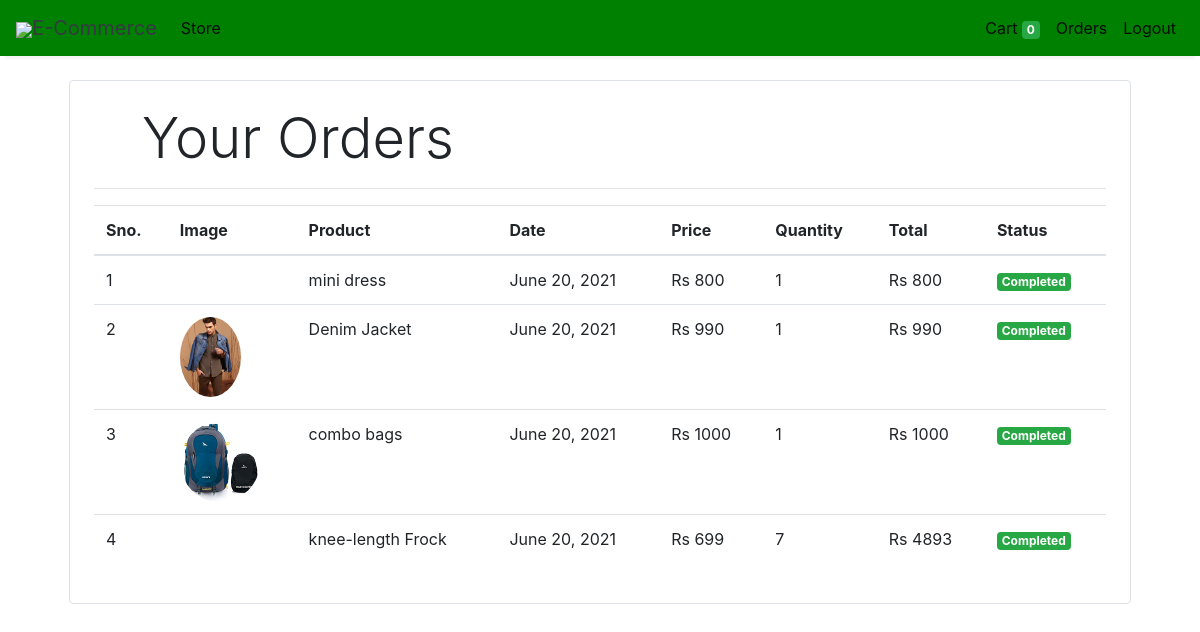
Screenshot of /orders (signed in) with the database file from the repository.
### store/models/orders.py (models this page shows, shortened)
class Order(models.Model):
    product = models.ForeignKey(Products,
                                on_delete=models.CASCADE)
    customer = models.ForeignKey(Customer,
                                 on_delete=models.CASCADE)
    quantity = models.IntegerField(default=1)
    price = models.IntegerField()
    address = models.CharField (max_length=50, default='', blank=True)
    phone = models.CharField (max_length=50, default='', blank=True)
    date = models.DateField (default=datetime.datetime.today)
    status = models.BooleanField (default=False)
    @staticmethod
    def get_orders_by_customer(customer_id):
        return Order.objects.filter(customer=customer_id).order_by('-date')

### store/models/product.py (models this page shows, shortened)
class Products(models.Model):
    name = models.CharField(max_length=60)
    price= models.IntegerField(default=0)
    category= models.ForeignKey(Category,on_delete=models.CASCADE,default=1 )
    description= models.CharField(max_length=250, default='', blank=True, null= True)
    image= models.ImageField(upload_to='uploads/products/')

### store/middlewares/auth.py (the view)
    def middleware(request):
        print(request.session.get('customer'))
        returnUrl = request.META['PATH_INFO']
        print(request.META['PATH_INFO'])
        if not request.session.get('customer'):
           return redirect(f'login?return_url={returnUrl}')
        response = get_response(request)
        return response

### store/templatetags/custom_filter.py (called while the page is built)
@register.filter(name='currency')
def currency(number):
    return "Rs "+str(number)

@register.filter(name='multiply')
def multiply(number , number1):
    return number * number1

### store/views/orders.py (called while the page is built)
    def get(self , request ):
        customer = request.session.get('customer')
        orders = Order.get_orders_by_customer(customer)
        print(orders)
        return render(request , 'orders.html'  , {'orders' : orders})

### store/templates/orders.html
{% extends 'base.html' %}
{% block content %}
{% load cart %}
{% load custom_filter %}
<div class="container">
   <div class="border rounded p-4 m-4">
        <p class="display-4 pl-4 ml-4">Your Orders</p>
        <hr>
        <table class="table">
            <thead>
                <tr>
                    <th>Sno.</th>
                    <th>Image</th>
                    <th>Product</th>
                    <th>Date</th>
                    <th>Price</th>
                    <th>Quantity</th>
                    <th>Total</th>
                    <th>Status</th>
                </tr>
            </thead>
            <tbody>
                {% for order in orders %}
                <tr>
                    <td>{{forloop.counter}}</td>
                    <td><img style="height: 80px;" class="rounded-circle" src="{{order.product.image.url}}" alt=""></td>
                    <td>{{order.product.name}}</td>
                    <td>{{order.date}}</td>
                    <td>{{order.price|currency}}</td>
                    <td>{{order.quantity}}</td>
                    <td>{{order.quantity|multiply:order.price|currency}}</td>
                    {% if order.status %}
                    <td><small class="badge badge-success">Completed</small></td>
                    {%else%}
                    <td><small class="badge badge-warning">Pending</small></td>
                    {% endif %}
                </tr>
                {% endfor %}
            </tbody>
        </table>
   </div>
</div>
{% endblock %}

### store/templates/base.html (shortened to what this page needs)
<!doctype html>
<html lang="en">
<head>
  <link rel="stylesheet" href="https://maxcdn.bootstrapcdn.com/bootstrap/4.0.0/css/bootstrap.min.css"
>
</head>
<body>
<nav class="one-edge-shadow
  navbar navbar-light
  sticky-top navbar
  navbar-expand-lg
  text-white">
    <a class="navbar-brand ms-3 text-dark " href="/">
    <link rel="stylesheet" href="https://use.fontawesome.com/releases/v5.7.0/css/all.css">
    <img src="https://www.freepnglogos.com/uploads/shopping-cart-png/shopping-cart-svg-png-icon-download-28.png" style="width:50px;height:50px,color:text-light;">E-Commerce</a>
    <div class="collapse navbar-collapse" id="navbarSupportedContent">
      <ul class="navbar-nav mr-auto">
        <li class="nav-item active">
          <a class="nav-link" href="/store">Store <span class="sr-only">(current)</span></a>
        </li>
          </ul>
      <ul class=" navbar-nav my-2 my-lg-0">
        <li class="nav-item active">
          <a class="nav-link" href="/cart">Cart
            <span class="badge badge-success">{{request.session.cart.keys|length}}</span>
            <span class="sr-only">(current)</span></a>
        </li>
        {% if request.session.customer %}
        <li class="nav-item active ">
          <a class="nav-link" href="/orders">Orders<span class="sr-only">(current)</span></a>
        </li>
        <li class="nav-item active ">
          <a class="nav-link" href="/logout">Logout<span class="sr-only">(current)</span></a>
        </li>
        {% endif %}
      </ul>
    </div>
  </nav>
  {% block content %}{% endblock %}
</body>
</html>

### store/templates/base.html (style rules this page uses)
nav { background-color: green; }
.one-edge-shadow { box-shadow: 0 8px 2px -5px rgb(246, 245, 245); }

### rows the page displays
Order: product.name "mini dress", date "June 20, 2021", price "Rs 800", quantity "1", quantity|multiply "Rs 800", status "Completed"
Order: product.image (picture), product.name "Denim Jacket", date "June 20, 2021", price "Rs 990", quantity "1", quantity|multiply "Rs 990", status "Completed"
Order: product.image (picture), product.name "combo bags", date "June 20, 2021", price "Rs 1000", quantity "1", quantity|multiply "Rs 1000", status "Completed"
Order: product.name "knee-length Frock", date "June 20, 2021", price "Rs 699", quantity "7", quantity|multiply "Rs 4893", status "Completed"

### other values shown
{{ request.session.cart.keys|length }} "0"
